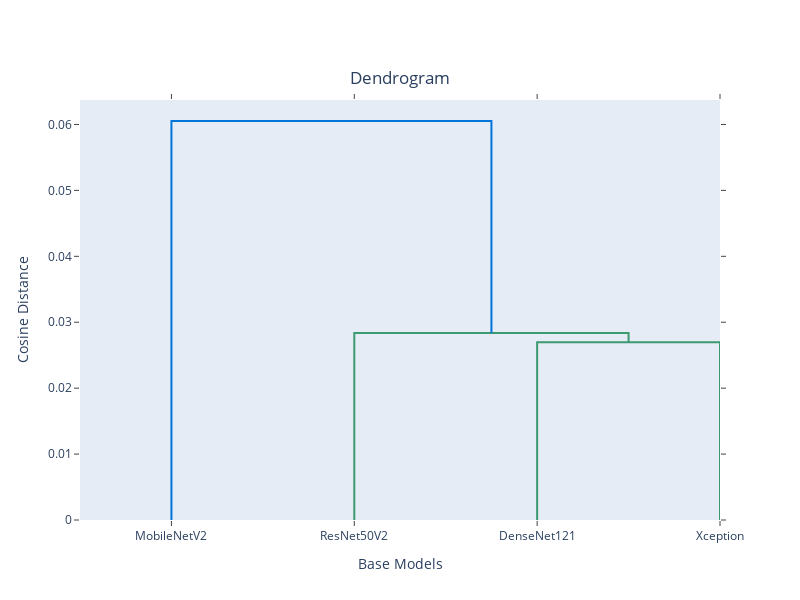

Notebook code cell kept with this figure:
### Code cell
import plotly.figure_factory as ff
from scipy.cluster.hierarchy import dendrogram, linkage
from functools import partial
from scipy.spatial.distance import pdist

cosine_func = partial(pdist, metric='cosine')
np.random.seed(1)

X = np.random.rand(15, 12) # 15 samples, with 12 dimensions each
fig = ff.create_dendrogram(df.T, labels=archis, distfun=cosine_func, linkagefun=lambda x: linkage(x, 'average'))
fig.update_layout(width=800, height=500)
fig['layout'].update({'width':800, 'height':600, 'title': 'Dendrogram', 'title_x': 0.5, 'title_y':0.88, 
                    'xaxis': {'title': 'Base Models'}, 'yaxis': {'title': 'Cosine Distance'}})
fig.show()

### Figure 1 — Plotly figure (JSON) as saved in the notebook; plotly's stock layout.template omitted (floating-point values rounded to 4 significant figures)
{"data": [{"hoverinfo": "text", "marker": {"color": "rgb(61,153,112)"}, "mode": "lines", "type": "scatter", "x": [25, 25, 35, 35], "xaxis": "x", "y": [0, 0.02696, 0.02696, 0], "yaxis": "y"}, {"hoverinfo": "text", "marker": {"color": "rgb(61,153,112)"}, "mode": "lines", "type": "scatter", "x": [15, 15, 30, 30], "xaxis": "x", "y": [0, 0.02837, 0.02837, 0.02696], "yaxis": "y"}, {"hoverinfo": "text", "marker": {"color": "rgb(0,116,217)"}, "mode": "lines", "type": "scatter", "x": [5, 5, 22.5, 22.5], "xaxis": "x", "y": [0, 0.06053, 0.06053, 0.02837], "yaxis": "y"}], "layout": {"autosize": false, "height": 600, "hovermode": "closest", "showlegend": false, "title": {"text": "Dendrogram", "x": 0.5, "y": 0.88}, "width": 800, "xaxis": {"mirror": "allticks", "rangemode": "tozero", "showgrid": false, "showline": true, "showticklabels": true, "tickmode": "array", "ticks": "outside", "ticktext": ["MobileNetV2", "ResNet50V2", "DenseNet121", "Xception"], "tickvals": [5, 15, 25, 35], "title": {"text": "Base Models"}, "type": "linear", "zeroline": false}, "yaxis": {"mirror": "allticks", "rangemode": "tozero", "showgrid": false, "showline": true, "showticklabels": true, "ticks": "outside", "title": {"text": "Cosine Distance"}, "type": "linear", "zeroline": false}}}
